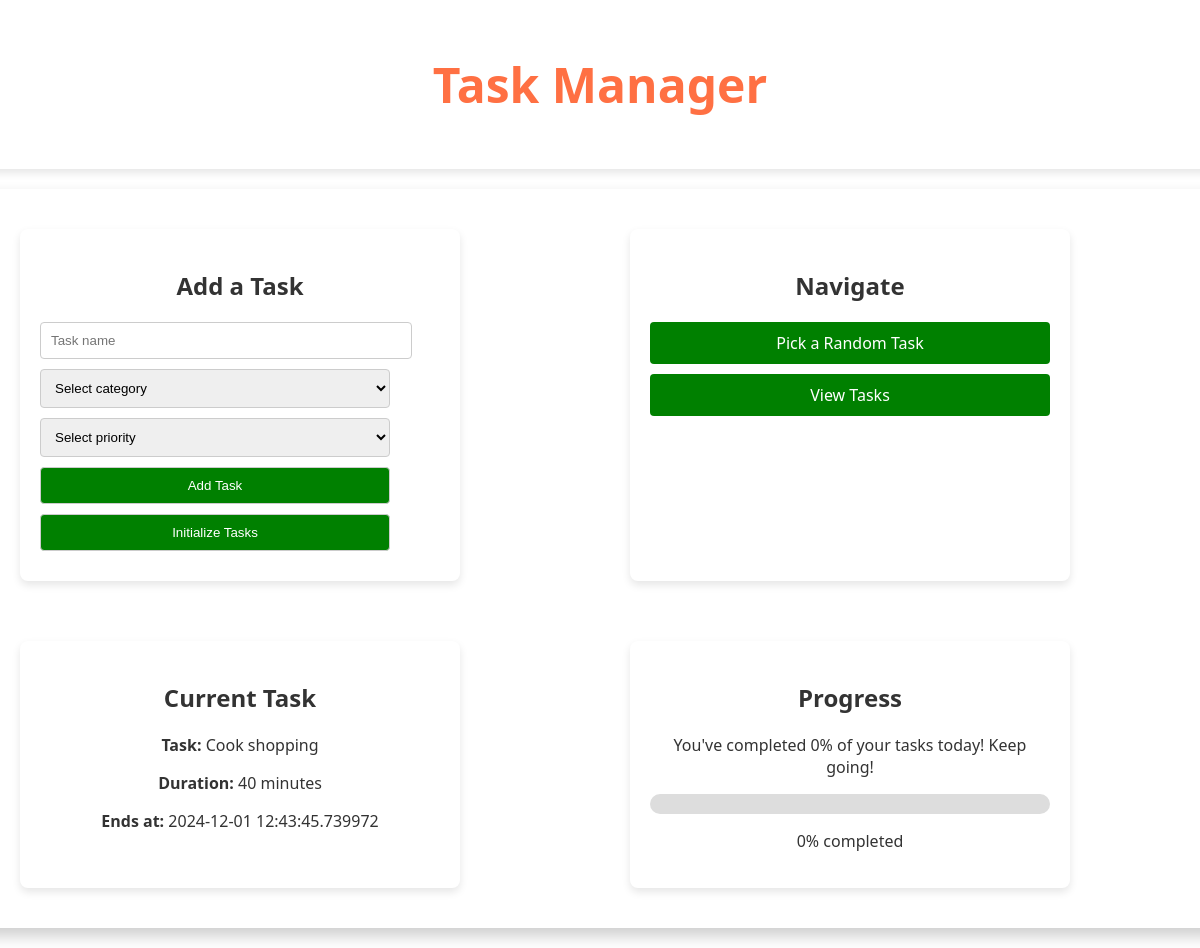
/, run on an earlier commit of the app's database.
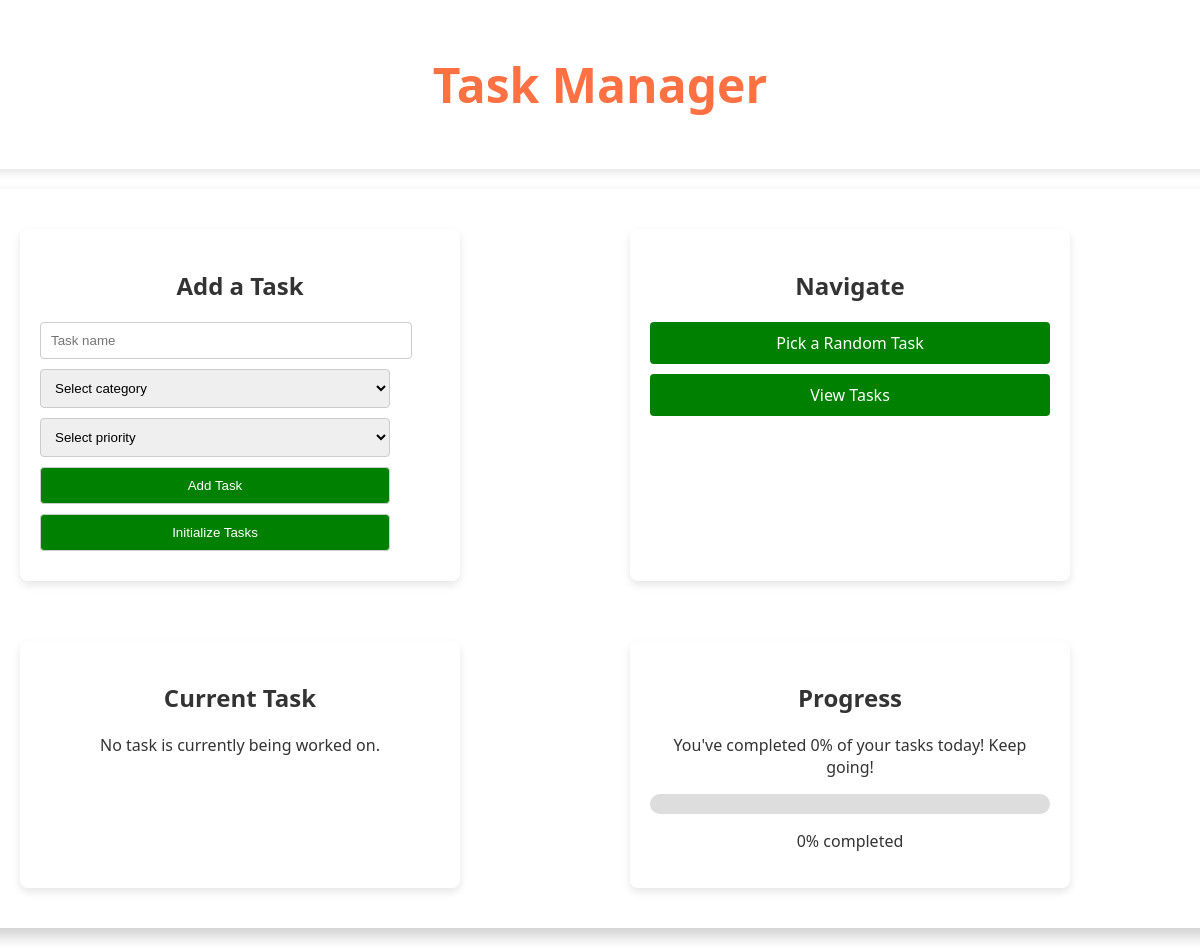
And on a later commit of the database.
### tables this page shows
CREATE TABLE completed_tasks (
    id INTEGER PRIMARY KEY AUTOINCREMENT,
    task_id INTEGER NOT NULL,
    task_name TEXT NOT NULL,
    category TEXT NOT NULL,
    duration INTEGER NOT NULL,
    completed_at TIMESTAMP NOT NULL,
    points INTEGER NOT NULL,
    FOREIGN KEY (task_id) REFERENCES tasks(id)
);

### app.py (the view)
@app.route('/')
def index():
    with sqlite3.connect('tasks.db') as conn:
        cursor = conn.cursor()
        cursor.execute('SELECT id, name FROM tasks')
        remaining_tasks = cursor.fetchall()
        cursor.execute('SELECT COUNT(*) FROM tasks')
        tasks_remaining = cursor.fetchone()[0]
        today = datetime.now().strftime('%Y-%m-%d')
        cursor.execute('SELECT COUNT(*) FROM completed_tasks WHERE DATE(completed_at) = ?', (today,))
        tasks_completed = cursor.fetchone()[0]
    completion_percentage = (tasks_completed / (tasks_remaining + tasks_completed) * 100) if tasks_remaining + tasks_completed > 0 else 0
    completion_percentage = int(round(completion_percentage, 0))
    motivational_message = f"You've completed {completion_percentage}% of your tasks today! Keep going!"
    current_task = None
    cursor.execute('SELECT * FROM completed_tasks ORDER BY id DESC LIMIT 1')
    current_task = cursor.fetchone()
    return render_template('index.html', current_task=current_task, tasks_remaining=tasks_remaining, motivational_message=motivational_message, completion_percentage=completion_percentage)

### templates/index.html (shortened to what this page needs)
<!DOCTYPE html>
<html>
<head>
    <link rel="stylesheet" type="text/css" href="{{ url_for('static', filename='style.css') }}">
</head>
<body>
    <header>
        <h1 class="main-header">Task Manager</h1>
    </header>
    <div class="content">
        <div class="grid-container">
            <section class="task-form">
                <h2>Add a Task</h2>
                <form action="{{ url_for('add_task') }}" method="post">
                    <input type="text" name="name" placeholder="Task name" required>
                    <select name="category" required>
                        <option value="" disabled selected>Select category</option>
                    </select>
                    <select name="priority" required>
                        <option value="" disabled selected>Select priority</option>
                    </select>
                    <button type="submit" class="btn-primary">Add Task</button>
                </form>
                <form action="{{ url_for('init_tasks') }}" method="get">
                    <button type="submit" class="btn-primary">Initialize Tasks</button>
                </form>
            </section>
            <section class="navigation">
                <h2>Navigate</h2>
                <a href="{{ url_for('pick_task') }}" class="nav-link btn-primary">Pick a Random Task</a>
                <a href="{{ url_for('view_tasks') }}" class="nav-link btn-primary">View Tasks</a>
            </section>
            <section class="current-task">
                <h2>Current Task</h2>
                {% if current_task %}
                    <p><strong>Task:</strong> {{ current_task[2] }}</p>
                    <p><strong>Duration:</strong> {{ current_task[4] }} minutes</p>
                    <p><strong>Ends at:</strong> {{ current_task[5] }}</p>
                {% else %}
                    <p>No task is currently being worked on.</p>
                {% endif %}
            </section>
            <section class="progress">
                <h2>Progress</h2>
                <p>{{ motivational_message }}</p>
                <div class="progress-bar">
                </div>
                <p>{{ completion_percentage }}% completed</p>
            </section>
        </div>
    </div>
</body>
</html>

What changed in the data, as far as the page shows it:
removed completed_tasks: task_name "Cook shopping", duration "40", completed_at "2024-12-01 12:43:45.739972"
Also different on the page:
text no longer shown: "Task: Duration: minutes Ends at:"
text now shown: "No task is currently being worked on."
